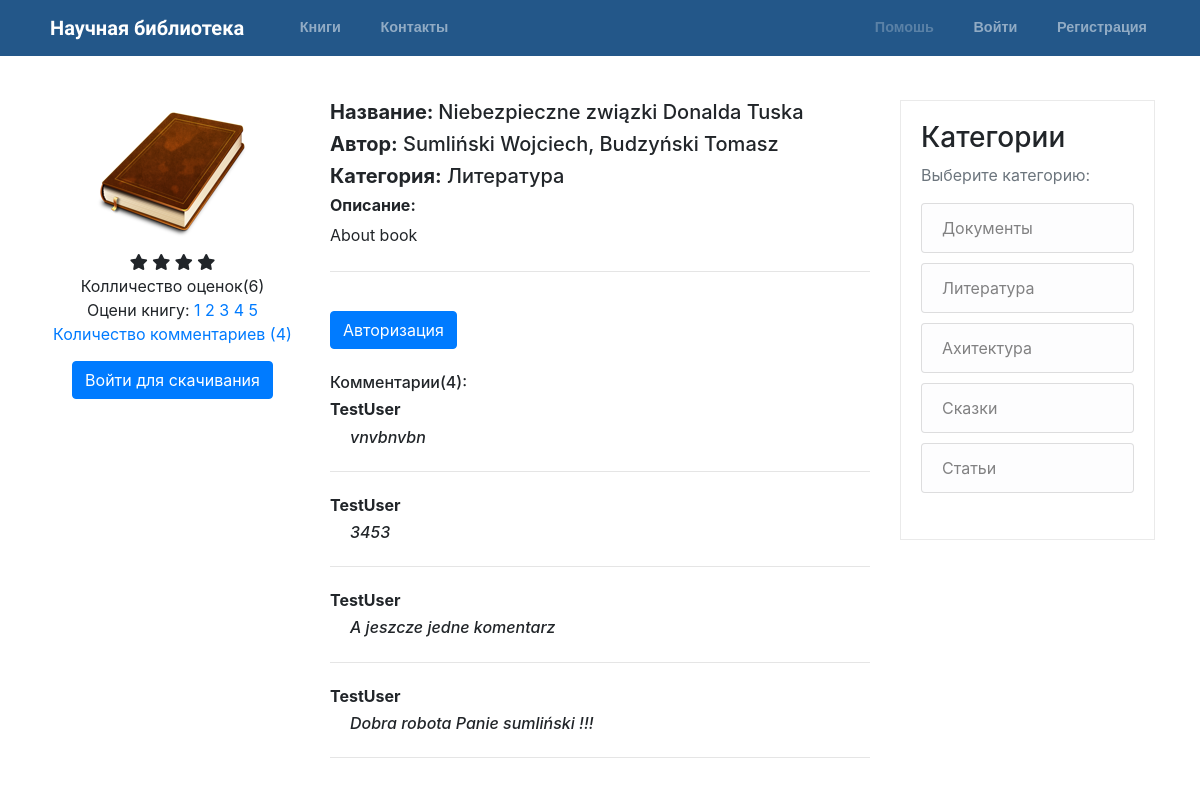
Page /book/niebezpieczne-zwiazki-donalda-tuska on the committed database.
### books/models.py (models this page shows, shortened)
class Book(models.Model):
    title = models.CharField("Название", max_length=300)
    slug = models.SlugField(unique=True)
    description = models.TextField("Описание", max_length=1000, default="About book")
    image = models.ImageField( "Изображение", default='default_book.png', upload_to='books_pics')
    book_pdf = models.FileField("Загрузите книгу" ,null=True, blank=True, upload_to='books_pdf')
    author = models.CharField("Автор", max_length=100)
    book_amount = models.IntegerField("Колличество книг")
    publish_date = models.DateField("Дата публикации")
    number_of_pages = models.IntegerField("Колличество страниц")
    category = models.ForeignKey('Category', verbose_name = "Категория", on_delete=models.PROTECT)
    last_rating = models.IntegerField(default=0)
    @property
    def actual_rating(self):
        list_of_stars = []
        for star in range(self.last_rating):
            list_of_stars.append(star)
        return list_of_stars
    class Meta:
        verbose_name_plural = "Книги"
        verbose_name = "Книгу"

class Category(models.Model):
    category = models.CharField(max_length=50, verbose_name = "Категория")
    slug = models.SlugField(unique=True)
    def __str__(self):
        return self.category
    class Meta:
        verbose_name = "Категорию"
        verbose_name_plural = "Категории"

class BookComment(models.Model):
    book = models.ForeignKey(
        Book, on_delete=models.CASCADE, related_name='comments')
    user = models.ForeignKey(User, verbose_name = "Пользователь", on_delete=models.PROTECT)
    text = models.CharField(verbose_name = "Комментарий", max_length=300)
    class Meta:
        verbose_name_plural = "Полученные комментарии"
        verbose_name = "Комментарии"

### books/views.py (the view, shortened to what this page needs)
class BookDetailView(FormMixin, DetailView):
    model = Book
    form_class = CommentForm
    def get_context_data(self, **kwargs):
        context = super().get_context_data(**kwargs)
        context['form'] = self.get_form()
        context['comments'] = BookComment.objects.filter(
            book=self.object).order_by('-id')
        return context

### books/context_processors.py (called while the page is built)
def categories(request):
    return {
        'categories': Category.objects.all()
    }

### books/templates/books/book_detail.html (shortened to what this page needs)
{% extends "base.html" %}
{% load crispy_forms_tags %}
{% block content %}
<div class="row">
    <div class="col-md-4 bookDetailLeftSide">
        <img class="bookImage" src="{{ book.image.url }}" alt=""> <br>
        {% if book.actual_rating %}
        {% for rate in book.actual_rating %}
        <span class="fa fa-star checked"></span>
        {% endfor %}
        <br>
        Колличество оценок({{ book.reviews.count }})<br>
        {% else %}
        <br>
        <h6>Нет оценок</h6>
        {% endif %}
        Оцени книгу:
        <a href="{% url 'rate_book' slug=book.slug rating=1 %}">1</a>
        <a href="{% url 'rate_book' slug=book.slug rating=2 %}">2</a>
        <a href="{% url 'rate_book' slug=book.slug rating=3 %}">3</a>
        <a href="{% url 'rate_book' slug=book.slug rating=4 %}">4</a>
        <a href="{% url 'rate_book' slug=book.slug rating=5 %}">5</a> <br>
        <a href="#commentBox">Количество комментариев ({{ book.comments.count }})</a>
        {% if book.book_amount > 0 %}
        {% if user.is_authenticated %}
        <a href="{{ book.book_pdf.url }}" target="_blank"><button class="btn btn-primary btn-xs">Скачать</button></a>
        {% else %}
        <a href="{% url 'confirm_rent_view' slug=book.slug %}"><button class="btn btn-primary btn-xs">Войти для скачивания</button></a>
        {% endif %}
        {% endif %} <br>
    </div>
    <div class="col-md-8">
        <h5><strong>Название: </strong>{{ book.title }} </h5>
        <h5><strong>Автор:</strong> {{ book.author }}</h5>
        <h5><strong>Категория:</strong> {{ book.category }}</h5>
        <h6><strong>Описание:</strong> </h6>
        <p> {{ book.description }}</p>
        <hr class="my-4">
        <div id="commentBox">
            {% if user.is_authenticated %}
            <form method="post" class="formsWidth">
                {% csrf_token %}
                {{ form|crispy }}
                <button type="submit" class="btn btn-success">Добавить коментарий</button>
            </form>
            {% else %}
            <a href="{% url 'login_to_comment_redirect' slug=book.slug %}"><button class="btn btn-primary btn-xs">Авторизация</button></a>
            {% endif %}
            {% if comments %}
            <br> <br>
            <h6>Комментарии({{ book.comments.count }}):</h6>
            {% for comment in comments %}
            <div>
                <h6><strong>{{ comment.user.username }}</strong></h6>
                <h6 class="comment_text">{{ comment.text }}</h6>
            </div>
            <hr class="my-4">
            {% endfor %}
            {% else %}
            <h6>Нет коментариев</h6>
            {% endif %}
        </div>
    </div>
</div>
{% endblock content %}

### templates/base.html (shortened to what this page needs)
{% load static %}
<!DOCTYPE html>
<html lang="en">
<head>
    <link rel="stylesheet" href="{% static 'css/main.css' %}">
    <link rel="stylesheet" href="https://stackpath.bootstrapcdn.com/bootstrap/4.1.3/css/bootstrap.min.css"
>
    <link rel="stylesheet" href="https://cdnjs.cloudflare.com/ajax/libs/font-awesome/4.7.0/css/font-awesome.min.css">
    <link rel="stylesheet" href="https://use.fontawesome.com/releases/v5.4.2/css/all.css"
>
</head>
<header class="site-header">
    <nav class="navbar navbar-expand-md navbar-dark bg-steel fixed-top">
        <div class="container">
            <a class="navbar-brand mr-4" href="{% url 'home' %}"><img style="height:1.4em; padding-right: 5px;" src="{% static 'icons/regal.png' %}"
                    alt="">Научная библиотека</a>
            <div class="collapse navbar-collapse" id="navbarToggle">
                <div class="navbar-nav mr-auto">
                    <a class="nav-item nav-link" href="{% url 'books' %}"><img src="{% static 'icons/book.png' %}" alt="">
                        Книги</a>
                    <a class="nav-item nav-link" href="{% url 'contact' %}"><img src="{% static 'icons/message.png' %}"
                        Контакты</a>
                </div>
                <div class="navbar-nav">
                    {% if user.is_authenticated %}
                    <a class="nav-item nav-link" href="{% url 'UserProfile' %}"><img src="{% static 'icons/profile.png' %}"
                            alt="">
                        Ваш аккаунт ({{ user.username }})
                    </a>
                    <a class="nav-item nav-link" href="{% url 'logout' %}"><img src="{% static 'icons/logout.png' %}"
                            alt=""> Выход</a>
                    {% else %}
                    <a class="disabled nav-item nav-link" href=""><img src="{% static 'icons/help.png' %}" alt="">
                        Помошь</a>
                    <a class="nav-item nav-link" href="{% url 'login' %}"><img src="{% static 'icons/login.png' %}" alt="">
                        Войти</a>
                    <a class="nav-item nav-link" href="{% url 'signup' %}"><img src="{% static 'icons/register.png' %}"
                            alt=""> Регистрация</a>
                    {% endif %}
                </div>
            </div>
        </div>
    </nav>
</header>
<body>
    <main role="main" class="container pageContent">
        <div class="row">
            <div class="col-md-9">
                {% block content %}{% endblock %}
            </div>
            <div class="col-md-3">
                <div class="content-section">
                    <h3>Категории</h3>
                    <p class='text-muted'>Выберите категорию:
                        <ul class="list-group">
                            {% for category in categories %}
                            <a href="{% url 'category_books_view' slug=category.slug %}">
                                <li class="list-group-item list-group-item-light">{{ category }}</li>
                            </a>
                            {% endfor %}
                        </ul>
                    </p>
                </div>
            </div>
        </div>
    </main>
</body>
</html>

### static/css/main.css (style rules this page uses)
body { background: #fafafa; color: #333333; margin-top: 5rem; padding-bottom: 50px; }
.bg-steel { background-color: #235789; }
.navbar-nav { font-size: 0.9em; }
.navbar-brand { font-family: "Work Sans", sans-serif; font-weight: bold; }
.site-header .navbar-nav .nav-link { color: #cbd5db; font-weight: bold; font-family: "Roboto", sans-serif; margin-left: 20px; }
.content-section { border: 1px solid #eaeaea; transition: all 1s; padding: 20px; }
.pageContent { margin-top: 100px; }
.bookDetailLeftSide { text-align: center; }
.comment_text { font-style: italic; margin-left: 20px; }
.bookDetailLeftSide .bookImage { max-width: 200px; }
.bookImage { max-height: 300px; }
.list-group-item:last-child { margin-bottom: 10px !important; }
.btn-primary { margin-top: 15px !important; }

### rows in the picture
Book: image (placeholder picture), last_rating 4 (drawn), reviews.count "6", comments.count "4", title "Niebezpieczne związki Donalda Tuska", author "Sumliński Wojciech, Budzyński Tomasz", category "Литература", description "About book"
BookComment: user.username "TestUser", text "vnvbnvbn"
BookComment: user.username "TestUser", text "3453"
BookComment: user.username "TestUser", text "A jeszcze jedne komentarz"
BookComment: user.username "TestUser", text "Dobra robota Panie sumliński !!!"
Category: category "Документы"
Category: category "Литература"
Category: category "Ахитектурa"
Category: category "Сказки"
Category: category "Статьи"
